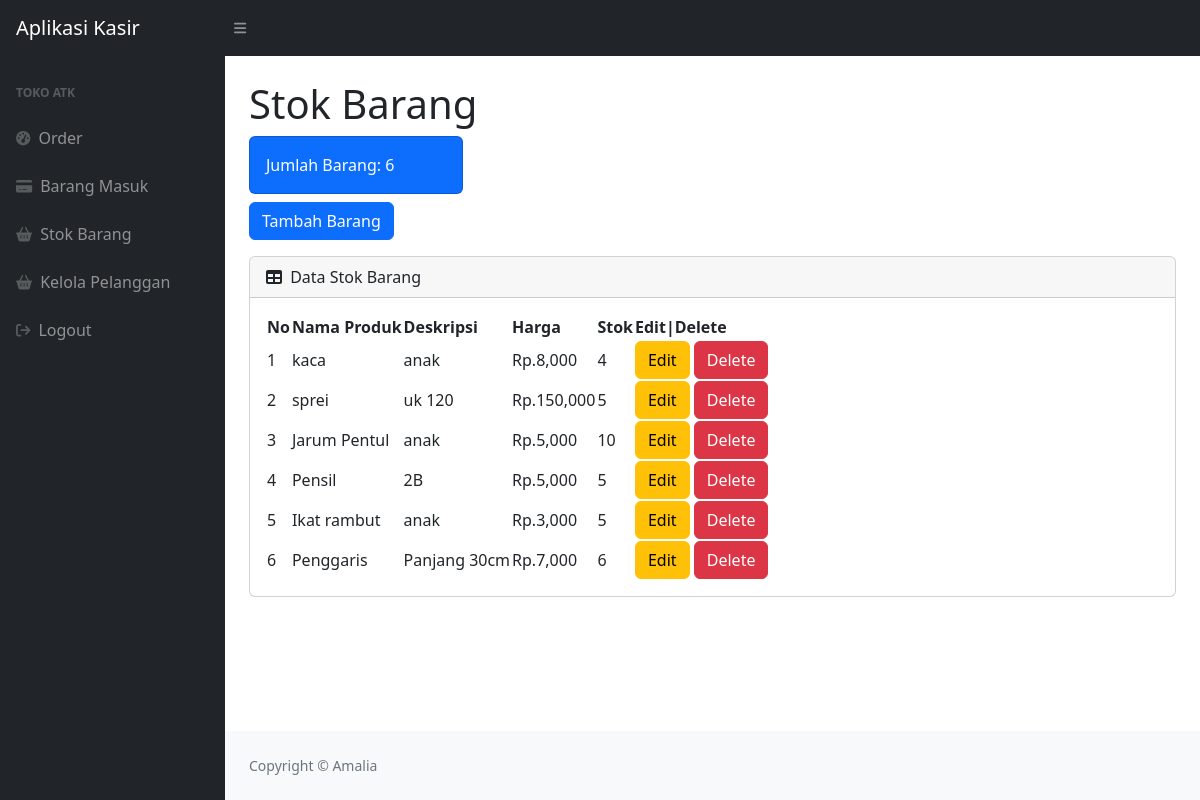
/stok.php (signed in), run on the app's committed database.
### tables this page shows
CREATE TABLE `produk` (
  `id_produk` int NOT NULL,
  `nama_produk` varchar(30) NOT NULL,
  `deskripsi` varchar(50) NOT NULL,
  `harga` int NOT NULL,
  `stok` int NOT NULL
);

### stok.php (the view, shortened to what this page needs)
<?php
require 'ceklogin.php';
$barang = mysqli_query($koneksi, "SELECT * FROM produk");
$h2 = mysqli_num_rows($barang);
?>
<!DOCTYPE html>
<html lang="en">
<head>
    <link href="https://cdn.jsdelivr.net/npm/simple-datatables@7.1.2/dist/style.min.css" rel="stylesheet" />
    <link href="css/styles.css" rel="stylesheet" />
</head>
<body class="sb-nav-fixed">
    <nav class="sb-topnav navbar navbar-expand navbar-dark bg-dark">
        <a class="navbar-brand ps-3" href="index.html">Aplikasi Kasir</a>
        <button class="btn btn-link btn-sm order-1 order-lg-0 me-4 me-lg-0" id="sidebarToggle" href="#!"><i class="fas fa-bars"></i></button>
    </nav>
    <div id="layoutSidenav">
        <div id="layoutSidenav_nav">
            <nav class="sb-sidenav accordion sb-sidenav-dark" id="sidenavAccordion">
                <div class="sb-sidenav-menu">
                    <div class="nav">
                        <div class="sb-sidenav-menu-heading">Toko ATK</div>
                        <a class="nav-link" href="index.php">
                            <div class="sb-nav-link-icon"><i class="fas fa-tachometer-alt"></i></div>
                            Order
                        </a>
                        <a class="nav-link" href="masuk.php">
                            <div class="sb-nav-link-icon"><i class="fa fa-credit-card" aria-hidden="true"></i></div>
                            Barang Masuk
                        </a>
                        <a class="nav-link" href="stok.php">
                            <div class="sb-nav-link-icon"><i class="fa fa-shopping-basket" aria-hidden="true"></i></div>
                            Stok Barang
                        </a>
                        <a class="nav-link" href="pelanggan.php">
                            <div class="sb-nav-link-icon"><i class="fa fa-shopping-basket" aria-hidden="true"></i></div>
                            Kelola Pelanggan
                        </a>
                        <a class="nav-link" href="logout.php">
                            <div class="sb-nav-link-icon"><i class="fa fa-sign-out" aria-hidden="true"></i></div>
                            Logout
                        </a>
                    </div>
                </div>
            </nav>
        </div>
        <div id="layoutSidenav_content">
            <main>
                <div class="container-fluid px-4">
                    <h1 class="mt-4">Stok Barang</h1>
                    <div class="row">
                        <div class="col-xl-3 col-md-6">
                            <div class="card bg-primary text-white mb-2">
                                <div class="card-body">Jumlah Barang: <?= $h2;?></div>
                            </div>
                            <div>
                                <button type="button" class="btn btn-primary" data-bs-toggle="modal" data-bs-target="#myModal">
                                    Tambah Barang
                                </button>
                            </div>
                        </div>
                    </div>
                    <div class="card mt-3 mb-4">
                        <div class="card-header">
                            <i class="fas fa-table me-1"></i>
                            Data Stok Barang
                        </div>
                        <div class="card-body">
                            <table id="datatablesSimple">
                                <thead>
                                    <tr>
                                        <th>No</th>
                                        <th>Nama Produk</th>
                                        <th>Deskripsi</th>
                                        <th>Harga</th>
                                        <th>Stok</th>
                                        <th>Edit|Delete</th>
                                    </tr>
                                </thead>
                                <tbody>
                                    <?php
                                    $i = 1;
                                    $getbarang = mysqli_query($koneksi, "SELECT * FROM produk");
                                    while ($brg = mysqli_fetch_array($getbarang)) {
                                        $np = $brg['nama_produk'];
                                        $deskripsi = $brg['deskripsi'];
                                        $harga = $brg['harga'];
                                        $stok = $brg['stok'];
                                        $id_produk = $brg['id_produk'];
                                    ?>
                                    <tr>
                                        <td><?= $i++; ?></td>
                                        <td><?= $np; ?></td>
                                        <td><?= $deskripsi; ?></td>
                                        <td>Rp.<?= number_format($harga); ?></td>
                                        <td><?= $stok; ?></td>
                                        <td>
                                            <button type="button" class="btn btn-warning" data-bs-toggle="modal" data-bs-target="#editproduk<?= $id_produk; ?>">Edit</button>
                                            <button type="button" class="btn btn-danger" data-bs-toggle="modal" data-bs-target="#hapusproduk<?= $id_produk; ?>">Delete</button>
                                        </td>
                                    </tr>
                                    <?php
                                    }
                                    ?>
                                </tbody>
                            </table>
                        </div>
                    </div>
                </div>
            </main>
            <footer class="py-4 bg-light mt-auto">
                <div class="container-fluid px-4">
                    <div class="d-flex align-items-center justify-content-between small">
                        <div class="text-muted">Copyright &copy; Amalia</div>
                    </div>
                </div>
            </footer>
        </div>
    </div>
</body>
</html>

### data on the page
produk: nama_produk "kaca", deskripsi "anak", harga "8,000", stok "4"
produk: nama_produk "sprei", deskripsi "uk 120", harga "150,000", stok "5"
produk: nama_produk "Jarum Pentul", deskripsi "anak", harga "5,000", stok "10"
produk: nama_produk "Pensil", deskripsi "2B", harga "5,000", stok "5"
produk: nama_produk "Ikat rambut", deskripsi "anak", harga "3,000", stok "5"
produk: nama_produk "Penggaris", deskripsi "Panjang 30cm", harga "7,000", stok "6"

### other printed values
$h2 "6"
